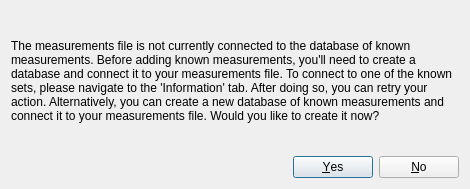
<?xml version="1.0" encoding="UTF-8"?>
<ui version="4.0">
 <class>DialogNoKnownMeasurements</class>
 <widget class="QDialog" name="DialogNoKnownMeasurements">
  <property name="geometry">
   <rect>
    <x>0</x>
    <y>0</y>
    <width>470</width>
    <height>189</height>
   </rect>
  </property>
  <property name="windowTitle">
   <string>Known measurements</string>
  </property>
  <property name="windowIcon">
   <iconset resource="../share/resources/tapeicon.qrc">
    <normaloff>:/tapeicon/64x64/logo.png</normaloff>:/tapeicon/64x64/logo.png</iconset>
  </property>
  <layout class="QVBoxLayout" name="verticalLayout">
   <item>
    <widget class="QLabel" name="label">
     <property name="text">
      <string>The measurements file is not currently connected to the database of known measurements. Before adding known measurements, you'll need to create a database and connect it to your measurements file. To connect to one of the known sets, please navigate to the 'Information' tab. After doing so, you can retry your action. Alternatively, you can create a new database of known measurements and connect it to your measurements file. Would you like to create it now?</string>
     </property>
     <property name="wordWrap">
      <bool>true</bool>
     </property>
    </widget>
   </item>
   <item>
    <widget class="QDialogButtonBox" name="buttonBox">
     <property name="orientation">
      <enum>Qt::Horizontal</enum>
     </property>
     <property name="standardButtons">
      <set>QDialogButtonBox::No|QDialogButtonBox::Yes</set>
     </property>
    </widget>
   </item>
  </layout>
 </widget>
 <resources>
  <include location="../share/resources/tapeicon.qrc"/>
 </resources>
 <connections>
  <connection>
   <sender>buttonBox</sender>
   <signal>accepted()</signal>
   <receiver>DialogNoKnownMeasurements</receiver>
   <slot>accept()</slot>
   <hints>
    <hint type="sourcelabel">
     <x>248</x>
     <y>254</y>
    </hint>
    <hint type="destinationlabel">
     <x>157</x>
     <y>274</y>
    </hint>
   </hints>
  </connection>
  <connection>
   <sender>buttonBox</sender>
   <signal>rejected()</signal>
   <receiver>DialogNoKnownMeasurements</receiver>
   <slot>reject()</slot>
   <hints>
    <hint type="sourcelabel">
     <x>316</x>
     <y>260</y>
    </hint>
    <hint type="destinationlabel">
     <x>286</x>
     <y>274</y>
    </hint>
   </hints>
  </connection>
 </connections>
</ui>
